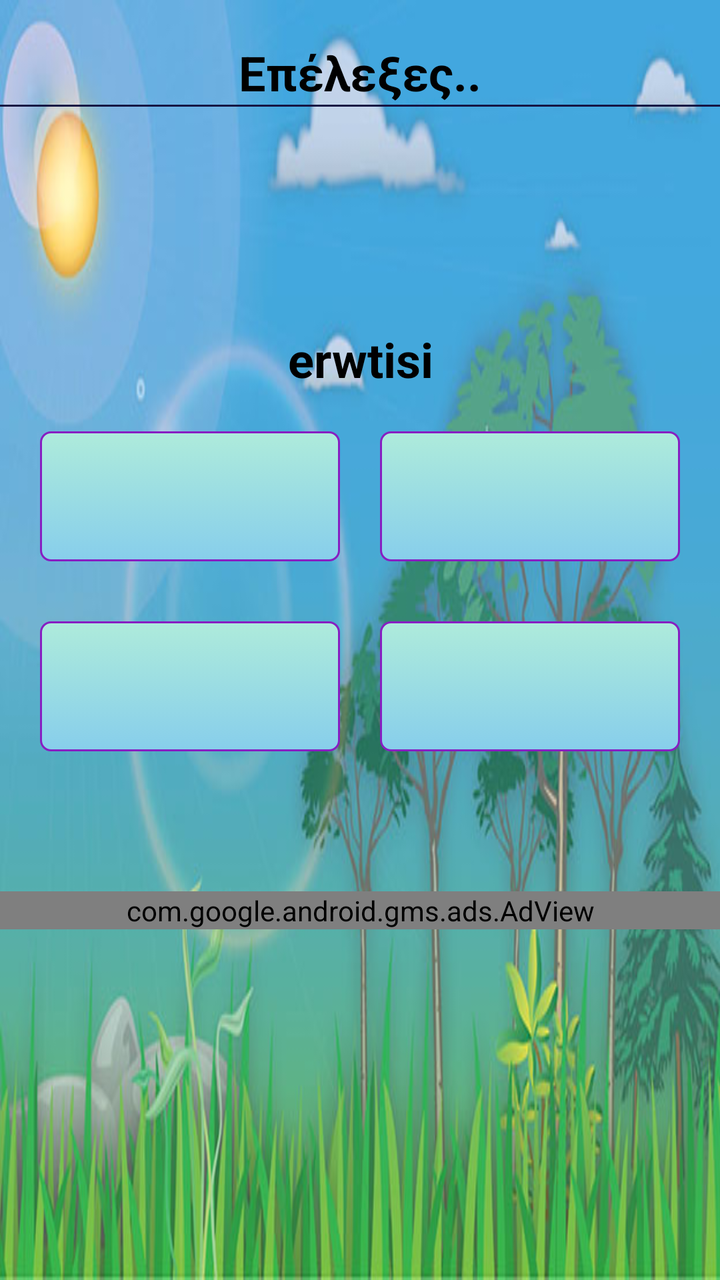
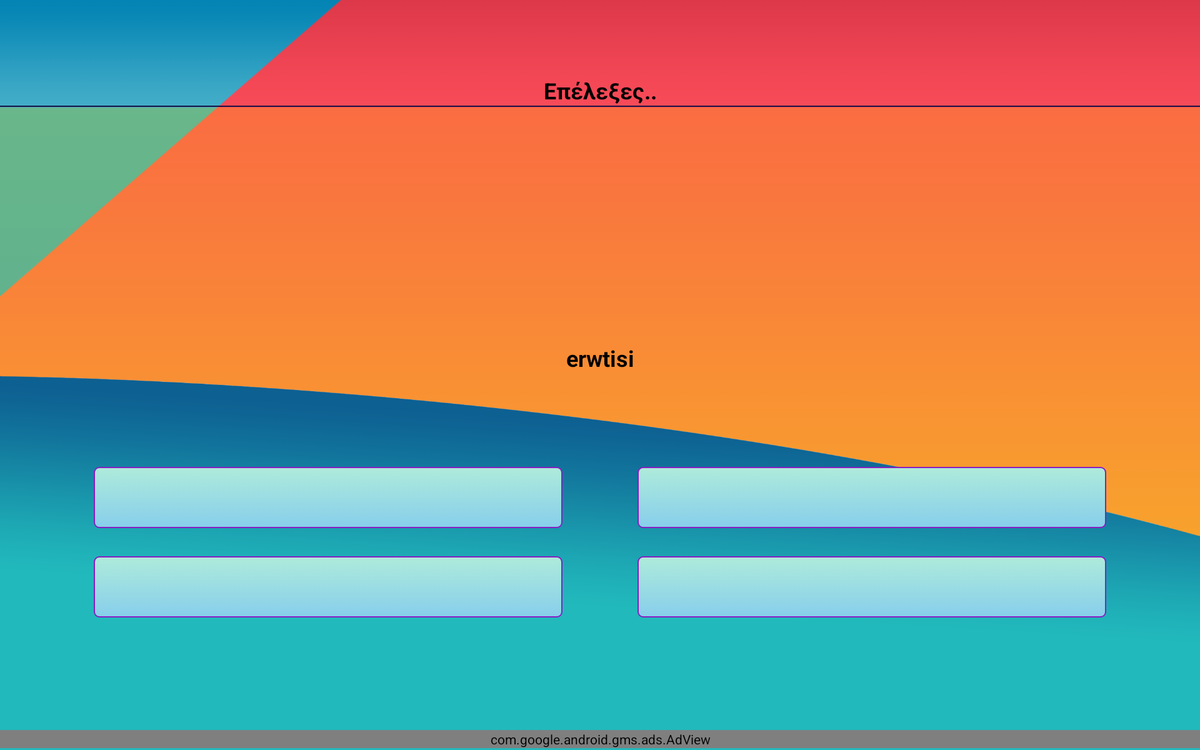

An Android layout and its configuration variant, each rendered on a device that would load it. The default file and the variant file are quoted in full after the pictures.
<!-- AndroidManifest.xml: fallback theme Theme.MaterialComponents.DayNight.NoActionBar -->
<!-- res/layout/gameshapes.xml -->
<?xml version="1.0" encoding="utf-8"?>
<LinearLayout xmlns:android="http://schemas.android.com/apk/res/android"
    android:orientation="vertical" android:layout_width="match_parent"
    android:layout_height="match_parent"
    android:background="@drawable/fonto6"
    xmlns:ads="http://schemas.android.com/apk/res-auto"

    >



    <TextView
        android:id="@+id/title"
        android:layout_width="match_parent"
        android:layout_height="wrap_content"
        android:text="Επέλεξες.."
        android:gravity="center_horizontal"
        android:textColor="#000000"
        android:textSize="24sp"
        android:textStyle="bold"
        android:layout_marginTop="20dp"
        />



    <View
        android:id="@+id/separator"
        android:layout_width="match_parent"
        android:layout_below="@+id/title2"
        android:layout_height="1dip"
        android:background="#151243" />








    <ImageView
        android:id="@+id/imageshapesCategory"
        android:layout_width="210dp"
        android:layout_height="100dp"

        android:layout_marginTop="10dp"
        android:layout_gravity="center_horizontal"
        android:layout_below="@id/linear3"
        android:layout_centerHorizontal="true"
        android:padding="0dp"

        />




    <TextView
        android:id="@+id/erwtisi"
        android:layout_width="match_parent"
        android:layout_height="wrap_content"
        android:text="erwtisi"
        android:gravity="center_horizontal"
        android:textColor="#000000"
        android:textSize="24sp"
        android:textStyle="bold"
        android:layout_below="@id/imageshapesCategory"
        android:layout_marginTop="0dp"
        />



    <LinearLayout xmlns:android="http://schemas.android.com/apk/res/android"
        android:id="@+id/linear1"
        android:layout_width="match_parent"
        android:layout_height="wrap_content"
        android:orientation="horizontal"
        android:paddingLeft="20dp"
        android:paddingRight="20dp"
        android:layout_below="@id/erwtisi"
        android:layout_marginTop="20dp"
        android:gravity="center"
        >


        <ImageButton
            android:id="@+id/apantisi1"
            android:layout_width="65dp"
            android:layout_height="65dp"
            android:layout_weight="50"
            android:textAllCaps="false"
            android:layout_marginRight="10dp"
            android:background="@drawable/text_corner"
            android:soundEffectsEnabled="true"
            android:padding="8dp"
            android:scaleType="fitCenter"
            android:textSize="18dp"




            />





        <ImageButton
            android:id="@+id/apantisi2"
            android:layout_width="65dp"
            android:layout_height="65dp"
            android:layout_weight="50"
            android:layout_marginLeft="10dp"
            android:textAllCaps="false"
            android:background="@drawable/text_corner"
            android:soundEffectsEnabled="true"
            android:textStyle="italic"
            android:padding="7dp"
            android:scaleType="fitCenter"
            android:textSize="18dp"

            />
    </LinearLayout>



    <LinearLayout xmlns:android="http://schemas.android.com/apk/res/android"
        android:id="@+id/linear2"
        android:layout_width="match_parent"
        android:layout_height="wrap_content"
        android:orientation="horizontal"
        android:paddingLeft="20dp"
        android:paddingRight="20dp"
        android:layout_below="@id/linear1"
        android:layout_marginTop="30dp"
        android:gravity="center"
        >


        <ImageButton
            android:id="@+id/apantisi3"
            android:layout_width="65dp"
            android:layout_height="65dp"
            android:layout_weight="50"
            android:textAllCaps="false"
            android:layout_marginRight="10dp"
            android:background="@drawable/text_corner"
            android:soundEffectsEnabled="true"
            android:padding="8dp"
            android:scaleType="fitCenter"
            android:textSize="18dp"

            />





        <ImageButton
            android:id="@+id/apantisi4"
            android:layout_width="65dp"
            android:layout_height="65dp"
            android:layout_weight="50"
            android:layout_marginLeft="10dp"
            android:textAllCaps="false"
            android:background="@drawable/text_corner"
            android:soundEffectsEnabled="true"
            android:textStyle="italic"
            android:padding="7dp"
            android:scaleType="fitCenter"
            android:textSize="18dp"
            />

    </LinearLayout>


    <LinearLayout xmlns:android="http://schemas.android.com/apk/res/android"
        android:id="@+id/linear4"
        android:layout_width="match_parent"
        android:layout_height="30dp"
        android:orientation="horizontal"
        android:paddingLeft="20dp"
        android:paddingRight="20dp"
        android:layout_below="@id/linear2"
        android:layout_marginTop="20dp"
        android:gravity="center"
        android:visibility="gone"

        >



        <TextView
            android:id="@+id/giascore"
            android:layout_width="65dp"
            android:layout_height="65dp"
            android:text="Score:"
            android:gravity="center"
            android:textColor="#000000"
            android:textSize="20sp"
            android:textStyle="bold"
            android:layout_marginTop="0dp"

            />

        <TextView
            android:id="@+id/score"
            android:layout_width="45dp"
            android:layout_height="65dp"
            android:text="0"
            android:gravity="center"
            android:textColor="#000000"
            android:textSize="20sp"
            android:textStyle="bold"
            android:layout_marginTop="0dp"


            />
    </LinearLayout>






    <LinearLayout xmlns:android="http://schemas.android.com/apk/res/android"
        android:id="@+id/linear5"
        android:layout_width="match_parent"
        android:layout_height="30dp"
        android:orientation="horizontal"
        android:paddingLeft="20dp"
        android:paddingRight="20dp"
        android:layout_below="@id/linear4"
        android:layout_marginTop="0dp"
        android:gravity="center"
        android:visibility="gone"

        >



        <TextView
            android:id="@+id/giahighscore"
            android:layout_width="120dp"
            android:layout_height="65dp"
            android:text="High score:"
            android:gravity="center"
            android:textColor="#000000"
            android:textSize="20sp"
            android:textStyle="bold"
            android:layout_marginTop="0dp"


            />

        <TextView
            android:id="@+id/highscore"
            android:layout_width="63dp"
            android:layout_height="65dp"
            android:text="0"
            android:gravity="center"
            android:textColor="#000000"
            android:textSize="20sp"
            android:textStyle="bold"
            android:layout_marginTop="0dp"


            />


    </LinearLayout>
    <com.google.android.gms.ads.AdView
        android:id="@+id/adView"
        android:layout_width="fill_parent"
        android:layout_height="wrap_content"
        android:gravity="center_horizontal"
        android:layout_alignParentBottom="true"
        android:layout_marginTop="70dp"
        ads:adSize="BANNER"
        ads:adUnitId="ca-app-pub-6177530795205721/2638295892">
    </com.google.android.gms.ads.AdView>



</LinearLayout>
<!-- resources referenced by this layout -->
<resources>
  <!-- drawable fonto6: jpg bitmap (drawable, 62287 bytes) -->
  <!-- drawable text_corner (drawable) -->
  <selector xmlns:android="http://schemas.android.com/apk/res/android" >
  
      <item android:state_pressed="true" >
  
          <shape>
  
              <gradient
                  android:startColor="#ff7309"
                  android:endColor="#ffffff"
                  android:angle="90" />
  
              <corners android:radius="10sp" />
  
          </shape>
  
      </item>
  
      <item>
  
          <shape>
              <stroke android:width="1dip"
                  android:color="#871ec2" />
              <gradient
                  android:startColor="#87ceeb"
                  android:endColor="#aeebdb"
                  android:angle="90" />
  
              <corners android:radius="5sp"/>
  
          </shape>
  
      </item>
  
  </selector>
</resources>
<!-- res/layout-sw720dp/gameshapes.xml (the author's variant of the layout above) -->
<!-- drawn on a large tablet held sideways -->
<?xml version="1.0" encoding="utf-8"?>
<LinearLayout xmlns:android="http://schemas.android.com/apk/res/android"
    android:orientation="vertical" android:layout_width="match_parent"
    android:layout_height="match_parent"
    android:background="@drawable/fonto"
    xmlns:ads="http://schemas.android.com/apk/res-auto"

    >



    <TextView
        android:id="@+id/title"
        android:layout_width="match_parent"
        android:layout_height="wrap_content"
        android:text="Επέλεξες.."
        android:gravity="center_horizontal"
        android:textColor="#000000"
        android:textSize="24sp"
        android:textStyle="bold"
        android:layout_marginTop="80dp"
        />



    <View
        android:id="@+id/separator"
        android:layout_width="match_parent"
        android:layout_below="@+id/title2"
        android:layout_height="1dip"
        android:background="#151243" />






    <LinearLayout xmlns:android="http://schemas.android.com/apk/res/android"
        android:id="@+id/linear"
        android:layout_width="match_parent"
        android:layout_height="wrap_content"
        android:orientation="horizontal"
        android:layout_below="@id/title4"
        android:layout_marginTop="1dp"
        android:gravity="center"

        >


        <LinearLayout xmlns:android="http://schemas.android.com/apk/res/android"
            android:id="@+id/linear3"
            android:layout_width="match_parent"
            android:layout_height="wrap_content"
            android:orientation="horizontal"
            android:paddingLeft="20dp"
            android:paddingRight="20dp"
            android:visibility="gone"
            android:layout_below="@id/title"
            android:layout_marginTop="5dp"
            android:gravity="center"
            >

            <ImageView
                android:id="@+id/zwi1"
                android:layout_width="40dp"
                android:layout_height="40dp"
                android:src="@drawable/zwi2"
                android:layout_marginLeft="5dp"
                android:layout_marginTop="7dp"
                android:layout_below="@id/title"   />

            <ImageView
                android:id="@+id/zwi2"
                android:layout_width="40dp"
                android:layout_height="40dp"
                android:src="@drawable/zwi2"
                android:layout_marginLeft="50dp"
                android:layout_marginTop="7dp"
                android:layout_below="@id/title"   />

            <ImageView
                android:id="@+id/zwi3"
                android:layout_width="40dp"
                android:layout_height="40dp"
                android:src="@drawable/zwi2"
                android:layout_marginLeft="50dp"
                android:layout_marginTop="7dp"
                android:layout_below="@id/title"   />

        </LinearLayout>








    </LinearLayout>


    <ImageView
        android:id="@+id/imageshapesCategory"
        android:layout_width="210dp"
        android:layout_height="100dp"

        android:layout_marginTop="80dp"
        android:layout_gravity="center_horizontal"
        android:layout_below="@id/linear3"
        android:layout_centerHorizontal="true"
        android:padding="0dp"

        />


    <ProgressBar
        android:id="@+id/progressbar1"
        style="?android:attr/progressBarStyleHorizontal"
        android:layout_width="wrap_content"
        android:layout_height="10dp"
        android:layout_alignParentLeft="true"
        android:layout_alignParentTop="true"
        android:visibility="gone"
        android:layout_marginTop="10dp"
        android:indeterminate="false"
        android:max="80"
        android:minHeight="50dp"
        android:minWidth="200dp"
        android:progress="1" />

    <TextView
        android:id="@+id/erwtisi"
        android:layout_width="match_parent"
        android:layout_height="wrap_content"
        android:text="erwtisi"
        android:gravity="center_horizontal"
        android:textColor="#000000"
        android:textSize="24sp"
        android:textStyle="bold"
        android:layout_below="@id/imageshapesCategory"
        android:layout_marginTop="70dp"
        />



    <LinearLayout xmlns:android="http://schemas.android.com/apk/res/android"
        android:id="@+id/linear1"
        android:layout_width="match_parent"
        android:layout_height="wrap_content"
        android:orientation="horizontal"
        android:paddingLeft="100dp"
        android:paddingRight="100dp"
        android:layout_below="@id/erwtisi"
        android:layout_marginTop="100dp"
        android:gravity="center"
        >


        <ImageButton
            android:id="@+id/apantisi1"
            android:layout_width="65dp"
            android:layout_height="65dp"
            android:layout_weight="50"
            android:textAllCaps="false"
            android:layout_marginRight="40dp"
            android:background="@drawable/text_corner"
            android:soundEffectsEnabled="true"
            android:padding="8dp"
            android:scaleType="fitCenter"
            android:textSize="18dp"


            />





        <ImageButton
            android:id="@+id/apantisi2"
            android:layout_width="65dp"
            android:layout_height="65dp"
            android:layout_weight="50"
            android:layout_marginLeft="40dp"
            android:textAllCaps="false"
            android:background="@drawable/text_corner"
            android:soundEffectsEnabled="true"
            android:textStyle="italic"
            android:padding="7dp"
            android:scaleType="fitCenter"
            android:textSize="18dp"
            />
    </LinearLayout>

    <LinearLayout xmlns:android="http://schemas.android.com/apk/res/android"
        android:id="@+id/linear2"
        android:layout_width="match_parent"
        android:layout_height="wrap_content"
        android:orientation="horizontal"
        android:paddingLeft="100dp"
        android:paddingRight="100dp"
        android:layout_below="@id/linear1"
        android:layout_marginTop="30dp"
        android:gravity="center"
        >


        <ImageButton
            android:id="@+id/apantisi3"
            android:layout_width="65dp"
            android:layout_height="65dp"
            android:layout_weight="50"
            android:textAllCaps="false"
            android:layout_marginRight="40dp"
            android:background="@drawable/text_corner"
            android:soundEffectsEnabled="true"
            android:padding="8dp"
            android:scaleType="fitCenter"
            android:textSize="18dp"

            />





        <ImageButton
            android:id="@+id/apantisi4"
            android:layout_width="65dp"
            android:layout_height="65dp"
            android:layout_weight="50"
            android:layout_marginLeft="40dp"
            android:textAllCaps="false"
            android:background="@drawable/text_corner"
            android:soundEffectsEnabled="true"
            android:textStyle="italic"
            android:padding="7dp"
            android:scaleType="fitCenter"
            android:textSize="18dp"
            />

    </LinearLayout>


    <LinearLayout xmlns:android="http://schemas.android.com/apk/res/android"
        android:id="@+id/linear4"
        android:layout_width="match_parent"
        android:layout_height="30dp"
        android:orientation="horizontal"
        android:paddingLeft="20dp"
        android:paddingRight="20dp"
        android:layout_below="@id/linear2"
        android:layout_marginTop="20dp"
        android:gravity="center"
        android:visibility="gone"
        >



        <TextView
            android:id="@+id/giascore"
            android:layout_width="65dp"
            android:layout_height="65dp"
            android:text="Score:"
            android:gravity="center"
            android:textColor="#000000"
            android:textSize="20sp"
            android:textStyle="bold"
            android:layout_marginTop="0dp"
            />

        <TextView
            android:id="@+id/score"
            android:layout_width="45dp"
            android:layout_height="65dp"
            android:text="0"
            android:gravity="center"
            android:textColor="#000000"
            android:textSize="20sp"
            android:textStyle="bold"
            android:layout_marginTop="0dp"
            />
    </LinearLayout>






    <LinearLayout xmlns:android="http://schemas.android.com/apk/res/android"
        android:id="@+id/linear5"
        android:layout_width="match_parent"
        android:layout_height="30dp"
        android:orientation="horizontal"
        android:paddingLeft="20dp"
        android:paddingRight="20dp"
        android:layout_below="@id/linear4"
        android:layout_marginTop="0dp"
        android:gravity="center"
        android:visibility="gone"
        >



        <TextView
            android:id="@+id/giahighscore"
            android:layout_width="120dp"
            android:layout_height="65dp"
            android:text="High score:"
            android:gravity="center"
            android:textColor="#000000"
            android:textSize="20sp"
            android:textStyle="bold"
            android:layout_marginTop="0dp"
            />

        <TextView
            android:id="@+id/highscore"
            android:layout_width="63dp"
            android:layout_height="65dp"
            android:text="0"
            android:gravity="center"
            android:textColor="#000000"
            android:textSize="20sp"
            android:textStyle="bold"
            android:layout_marginTop="0dp"

            />
    </LinearLayout>
    <com.google.android.gms.ads.AdView
        android:id="@+id/adView"
        android:layout_width="fill_parent"
        android:layout_height="wrap_content"
        android:gravity="center_horizontal"
        android:layout_alignParentBottom="true"
        android:layout_marginTop="120dp"
        ads:adSize="BANNER"
        ads:adUnitId="ca-app-pub-6177530795205721/2638295892">
    </com.google.android.gms.ads.AdView>
</LinearLayout>
<!-- resources referenced by the variant -->
<!-- as a large tablet held sideways resolves them -->
<resources>
  <!-- drawable fonto: jpg bitmap (drawable, 75856 bytes) -->
  <!-- drawable text_corner (drawable) -->
  <selector xmlns:android="http://schemas.android.com/apk/res/android" >
  
      <item android:state_pressed="true" >
  
          <shape>
  
              <gradient
                  android:startColor="#ff7309"
                  android:endColor="#ffffff"
                  android:angle="90" />
  
              <corners android:radius="10sp" />
  
          </shape>
  
      </item>
  
      <item>
  
          <shape>
              <stroke android:width="1dip"
                  android:color="#871ec2" />
              <gradient
                  android:startColor="#87ceeb"
                  android:endColor="#aeebdb"
                  android:angle="90" />
  
              <corners android:radius="5sp"/>
  
          </shape>
  
      </item>
  
  </selector>
</resources>
